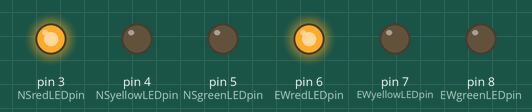
Bench run of a sketch on a simulated Arduino Uno, built with avr-gcc and run on an emulated ATmega328P. Shown: output pins drawn as LEDs (lit = HIGH).

Above: at 0.1 s.
At 2.1 s:
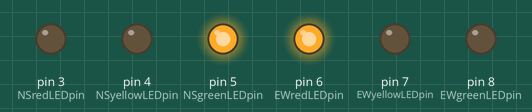
At 22.1 s:
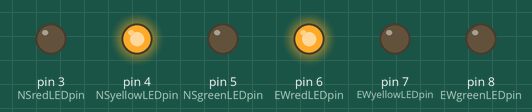
At 27.1 s:
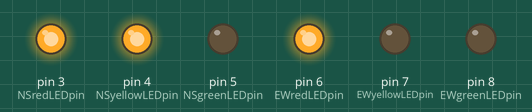
At 29.1 s:
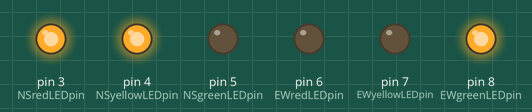
Timing chart, 0 to 30.6 s (numbered marks = the images above):
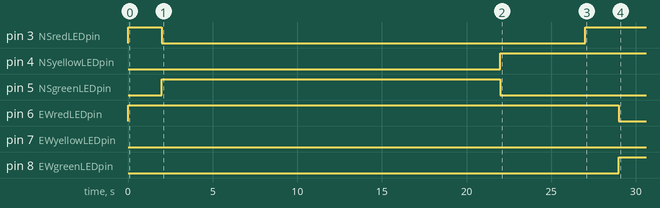

Measured:
- by itself, pin 3 (NSredLEDpin): LOW → HIGH at 0.00 s, → LOW 2.0 s later, → HIGH 25.0 s later
- by itself, pin 4 (NSyellowLEDpin): LOW → HIGH at 22.0 s
- by itself, pin 5 (NSgreenLEDpin): LOW → HIGH at 2.0 s, → LOW 20.0 s later
- by itself, pin 6 (EWredLEDpin): LOW → HIGH at 0.00 s, → LOW 29.0 s later
- by itself, pin 8 (EWgreenLEDpin): LOW → HIGH at 29.0 s

The sketch:

traffic_light.ino
```cpp
/*
  A simple traffic light script
  Written for the Arduino Uno
  by DangerToMyself
  September 27, 2019

  Activates 6 LEDs to simulate a 2 way traffic light
  I have no use for this script. I just wrote it as
  practice. Once again, there are probably better
  scripts out there for this purpose.

  un-comment Serial.print calls for testing

  light conditions
    Red both directions for 2 seconds
    North-South goes green for 20 seconds
    North-South goes yellow for 5 seconds
    Red both directions for 2 seconds
    East-West goes green for 20 seconds
    East_west goes yellow for 5 seconds
      back to top
*/

int NSredLEDpin = 3;
int NSyellowLEDpin = 4;
int NSgreenLEDpin = 5;
int EWredLEDpin = 6;
int EWyellowLEDpin = 7;
int EWgreenLEDpin = 8;
int nextLight = 0;

enum {bothRed1, NSgreen, NSyellow, bothRed2, EWgreen, EWyellow};

// Change times to suit
unsigned long lightTimes[] = {2000, 20000, 5000, 2000, 20000, 5000}; //timing in mlliseconds
unsigned long previousMillis;

void setup() {
  //Serial.begin(57600);
  for (int i = 3; i < 9; i++) {
    pinMode(i, OUTPUT);
  }
}

void loop() {
  switchLeds();
}

void switchLeds() {
  switch (nextLight) {
    case bothRed1:
      digitalWrite(NSredLEDpin, HIGH);
      digitalWrite(EWredLEDpin, HIGH);
      digitalWrite(EWyellowLEDpin, LOW);
      startClock(lightTimes[bothRed1]);
      //Serial.println("Both RED");
      break;
    case NSgreen:
      digitalWrite(NSredLEDpin, LOW);
      digitalWrite(NSgreenLEDpin, HIGH);
      startClock(lightTimes[NSgreen]);
      //Serial.println("North-South GREEN");
      break;
    case NSyellow:
      digitalWrite(NSgreenLEDpin, LOW);
      digitalWrite(NSyellowLEDpin, HIGH);
      startClock(lightTimes[NSyellow]);
      //Serial.println("North-South YELLOW");
      break;
    case bothRed2:
      digitalWrite(NSredLEDpin, HIGH);
      startClock(lightTimes[bothRed2]);
      //Serial.println("Both RED");
      break;
    case EWgreen:
      digitalWrite(EWredLEDpin, LOW);
      digitalWrite(EWgreenLEDpin, HIGH);
      startClock(lightTimes[EWgreen]);
      //Serial.println("East-West GREEN");
      break;
    case EWyellow:
      digitalWrite(EWgreenLEDpin, LOW);
      digitalWrite(EWyellowLEDpin, HIGH);
      startClock(lightTimes[EWyellow]);
      //Serial.println("East-West YELLOW");
      break;
  }
}

void startClock(unsigned long thisDelay) {
  unsigned long currentMillis = millis();
  if (currentMillis - previousMillis >= thisDelay) {
    previousMillis = currentMillis;
    nextLight++;
    if (nextLight == 6) {
      nextLight = 0;
    }
  }
}
```
